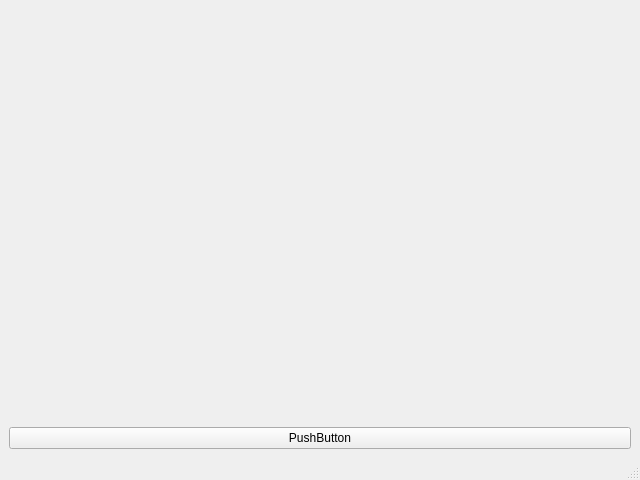
<?xml version="1.0" encoding="UTF-8"?>
<ui version="4.0">
 <class>MainWindow</class>
 <widget class="QMainWindow" name="MainWindow">
  <property name="geometry">
   <rect>
    <x>0</x>
    <y>0</y>
    <width>640</width>
    <height>480</height>
   </rect>
  </property>
  <property name="windowTitle">
   <string>MainWindow</string>
  </property>
  <widget class="QWidget" name="centralwidget">
   <layout class="QVBoxLayout" name="verticalLayout">
    <item>
     <layout class="QVBoxLayout" name="verticalLayout_2">
      <item>
       <widget class="PlotWidget" name="fourWidget" native="true"/>
      </item>
      <item>
       <widget class="PlotWidget" name="fourWidget2" native="true"/>
      </item>
     </layout>
    </item>
    <item>
     <widget class="QPushButton" name="pushButton">
      <property name="text">
       <string>PushButton</string>
      </property>
     </widget>
    </item>
   </layout>
  </widget>
  <widget class="QMenuBar" name="menubar">
   <property name="geometry">
    <rect>
     <x>0</x>
     <y>0</y>
     <width>640</width>
     <height>26</height>
    </rect>
   </property>
  </widget>
  <widget class="QStatusBar" name="statusbar"/>
 </widget>
 <customwidgets>
  <customwidget>
   <class>PlotWidget</class>
   <extends>QWidget</extends>
   <header location="global">pyqtgraph</header>
   <container>1</container>
  </customwidget>
 </customwidgets>
 <resources/>
 <connections/>
</ui>
